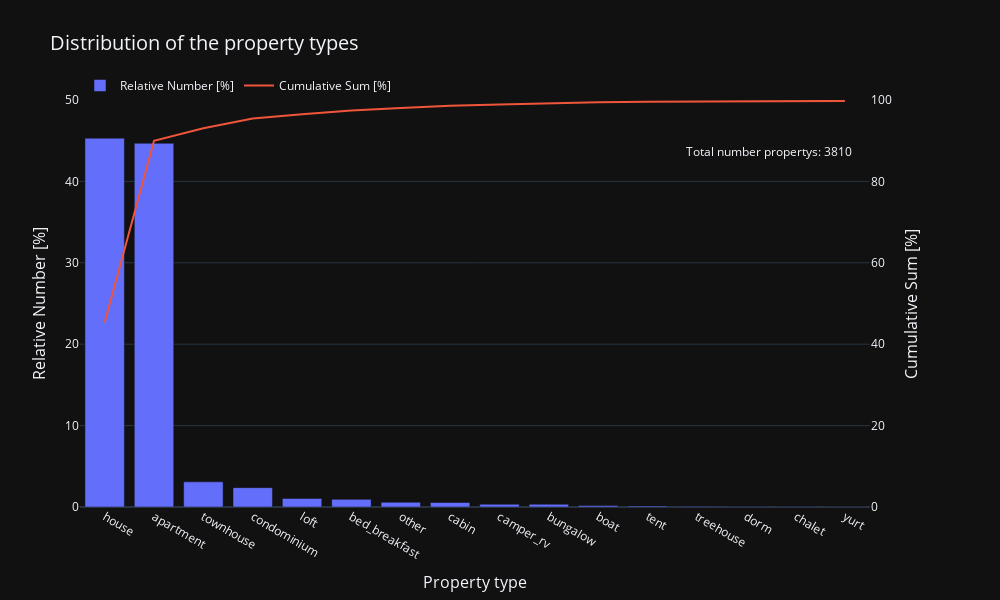

The code cell stored with this chart in its notebook:
### Markdown cell above
#### 1) Property types

### Code cell
# get the distribution for the property types
df_list_prop = df_list.property_type.value_counts().reset_index()
df_list_prop['rel']  = (df_list_prop['count'] / len(df_list) * 100).round(2)
df_list_prop['rel_cumsum'] = df_list_prop['rel'].cumsum()

nr_objs = df_list_prop['count'].sum()

# create the figure
fig = make_subplots(specs=[[{"secondary_y": True}]])

fig.add_trace(go.Bar(x=df_list_prop['property_type'], y=df_list_prop['rel'], 
                     name = 'Relative Number [%]'
             ))

fig.add_trace(go.Scatter(x=df_list_prop['property_type'], y=df_list_prop['rel_cumsum'],
                        name = 'Cumulative Sum [%]',
                        mode = 'lines'),
                        secondary_y=True)


fig.update_layout(
    title='Distribution of the property types',
    title_font = {"size": 20},
    xaxis_title = 'Property type',
    template='plotly_dark',
    hovermode = 'x',
    width = 1000,
    height = 600,
    yaxis = dict(
        title=dict(text="Relative Number [%]"),
        side="left",
        range=[0, 50]),
    yaxis2 = dict(
        title=dict(text="Cumulative Sum [%]"),
        side="right",
        range=[0, 100],
        overlaying="y",
        tickmode="sync")
)

fig.update_yaxes(
    title_font = {"size": 16},
    tickfont = {"size": 12}
    )

fig.update_xaxes(
    title_font = {"size": 16},
    tickfont = {"size": 12}
    )

fig.update_layout(legend=dict(
    orientation="h",
    yanchor="bottom",
    y=1,
    xanchor="left",
    x=0
    ))


fig.add_annotation(
    xref="x domain",
    yref="y domain",
    x=.98,
    y=.9,
    text=f"Total number propertys: {nr_objs}",
    align="right",
    showarrow=False
)


fig.show()

### Figure 1 — Plotly figure (JSON) as saved in the notebook; plotly's stock layout.template omitted (floating-point values rounded to 4 significant figures)
{"data": [{"name": "Relative Number [%]", "type": "bar", "x": ["house", "apartment", "townhouse", "condominium", "loft", "bed_breakfast", "other", "cabin", "camper_rv", "bungalow", "boat", "tent", "treehouse", "dorm", "chalet", "yurt"], "y": [45.31, 44.68, 3.09, 2.38, 1.05, 0.94, 0.58, 0.55, 0.34, 0.34, 0.18, 0.13, 0.08, 0.05, 0.05, 0.03]}, {"mode": "lines", "name": "Cumulative Sum [%]", "type": "scatter", "x": ["house", "apartment", "townhouse", "condominium", "loft", "bed_breakfast", "other", "cabin", "camper_rv", "bungalow", "boat", "tent", "treehouse", "dorm", "chalet", "yurt"], "xaxis": "x", "y": [45.31, 89.99, 93.08, 95.46, 96.51, 97.45, 98.03, 98.58, 98.92, 99.26, 99.44, 99.57, 99.65, 99.7, 99.75, 99.78], "yaxis": "y2"}], "layout": {"annotations": [{"align": "right", "showarrow": false, "text": "Total number propertys: 3810", "x": 0.98, "xref": "x domain", "y": 0.9, "yref": "y domain"}], "height": 600, "hovermode": "x", "legend": {"orientation": "h", "x": 0, "xanchor": "left", "y": 1, "yanchor": "bottom"}, "title": {"font": {"size": 20}, "text": "Distribution of the property types"}, "width": 1000, "xaxis": {"anchor": "y", "domain": [0, 0.94], "tickfont": {"size": 12}, "title": {"font": {"size": 16}, "text": "Property type"}}, "yaxis": {"anchor": "x", "domain": [0, 1], "range": [0, 50], "side": "left", "tickfont": {"size": 12}, "title": {"font": {"size": 16}, "text": "Relative Number [%]"}}, "yaxis2": {"anchor": "x", "overlaying": "y", "range": [0, 100], "side": "right", "tickfont": {"size": 12}, "tickmode": "sync", "title": {"font": {"size": 16}, "text": "Cumulative Sum [%]"}}}}
